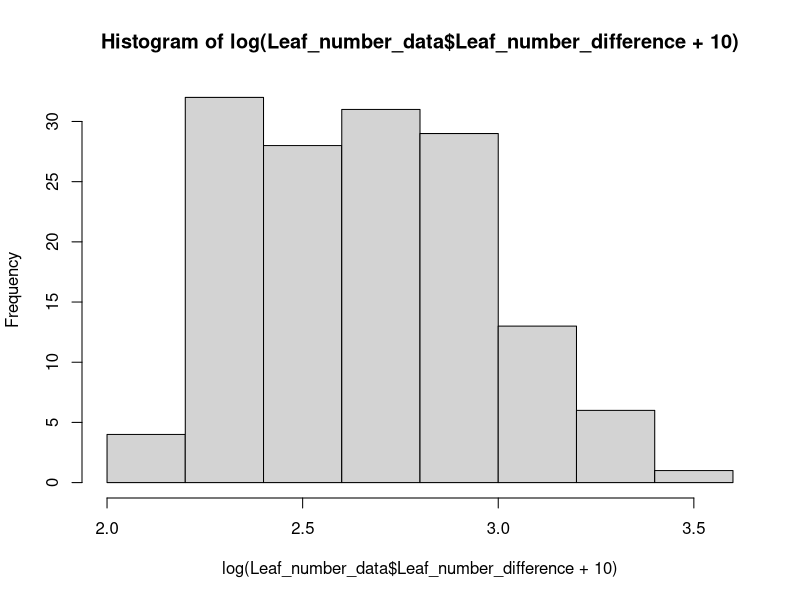

Write R code to recreate this figure. (Note: this script raises an error after producing the figure.)
#Figure of LEAF NUMBER DIFFERENCE
library("dplyr")
library("readr")
library("grid")
library("gridExtra")

##### Load data----
all_data <- read_csv("Datasheet_measurement_day_onesheet.csv")
all_data$Intensity_level <- factor(all_data$Intensity_level, levels = c("Control", "Mild", "Intense")) 

#Calculate leaf number difference
Leaf_number_data_1 <- all_data
Leaf_number_data <- all_data %>% dplyr::select(Pot, Day, Duration, Intensity_level, SWA_level, Leaf_number)
Leaf_number_data <- Leaf_number_data[!is.na(Leaf_number_data_1$Leaf_number), ] %>% #Add leaf number difference (e.g., LN on Day 3 - LN on Day 0)
  group_by(Pot)%>%
  mutate(Leaf_number_difference = c(NA, diff(Leaf_number, lag = 1)))
Leaf_number_data <- Leaf_number_data %>% filter(Day <11) %>% 
  dplyr::select(Duration, SWA_level, Intensity_level, Leaf_number_difference)
Leaf_number_data <- Leaf_number_data[!is.na(Leaf_number_data$Leaf_number_difference), ]

#Dataframes prepared for doing the plots
LN_data_treatment <- Leaf_number_data
names(LN_data_treatment)[names(LN_data_treatment) == "Leaf_number_difference"] <- "LND_treatment"
LN_data_recovery <- Leaf_number_data_1 %>% filter(Day >11) %>% dplyr::select(Pot, Leaf_number_difference)
names(LN_data_recovery)[names(LN_data_recovery) == "Leaf_number_difference"] <- "LND_recovery"
LN_data_recovery$LND_recovery_original= LN_data_recovery$LND_recovery + LN_data_treatment$LND_treatment
LN_data_combined <- left_join(LN_data_treatment,LN_data_recovery, by="Pot")
hist(log(Leaf_number_data$Leaf_number_difference+10))
LN_data_long <- data.frame(Pot=LN_data_combined$Pot,
                           Duration=LN_data_combined$Duration,
                           SWA_level=LN_data_combined$SWA_level,
                           Intensity_level=LN_data_combined$Intensity_level,
                           Leaf_number_difference=c(LN_data_combined$LND_treatment, LN_data_combined$LND_recovery),
                           Stage = rep(c("Treatment", "Recovery"), each = length(LN_data_combined$LND_treatment)))
LN_data_long2 <- data.frame(Pot=LN_data_combined$Pot,
                            Duration=LN_data_combined$Duration,
                            SWA_level=LN_data_combined$SWA_level,
                            Intensity_level=LN_data_combined$Intensity_level,
                            Leaf_number_difference=c(LN_data_combined$LND_treatment, LN_data_combined$LND_recovery, LN_data_combined$LND_recovery_original),
                            Stage = rep(c("Treatment", "Recovery", "Recovery_original"), each = length(LN_data_combined$LND_treatment)))

LN_data_short <-LN_data_long %>% pivot_wider(names_from = Stage, values_from = Leaf_number_difference)

##### Plot----
color_vec <- rev(palette.colors(n = 3, palette = "Set 1"))
names(color_vec) <- c("Control", "Mild", "Intense")

#Boxplot
LN_data_short$Duration <- as.factor(LN_data_short$Duration)
LN_boxplot <- ggplot(data = LN_data_short, 
                     aes(x = Duration, y = Recovery, color = Intensity_level)) +
  geom_boxplot()+
  geom_jitter(position = position_dodge(width = 0.75), alpha = 0.5)+
  scale_color_manual(values = color_vec)+   #color-blindness-friendly
  labs(color = "Heatwave intensity")+      # Change text of legend
  #caption = "Fig.3 The change of leaf number after treatment and recovery"
  scale_x_discrete(breaks = c(3,6,10))+
  scale_y_continuous(breaks=c(0,10,20,30), limits=c(-5,35))+
  theme_bw()+
  facet_grid(SWA_level~"Recovery")+
  theme(axis.text=element_text(size=12),
        axis.title = element_blank(),
        axis.text.y = element_blank(),
        legend.text = element_text(size=12),
        legend.title = element_text(size=12),
        strip.text = element_text(size = 12))

#Linear plot
LN_data_short2<- LN_data_short
class(LN_data_short2$Duration)
LN_data_short2$Duration <- as.numeric(as.character(LN_data_short2$Duration))

LN_linear <- ggplot(data = LN_data_short2, 
                    aes(x=Duration, y=Treatment, color=Intensity_level)) +
  geom_smooth(formula = y~x, method="lm", se=F)+
  geom_jitter(alpha = 0.5, width = 0.1)+
  scale_color_manual(values = color_vec)+    #color-blindness-friendly
  scale_x_continuous(breaks = c(0,3,6,10))+
  scale_y_continuous(breaks=c(0,10,20,30), limits=c(-5,35))+
  labs(y= "Leaf number difference")+
  theme_bw()+
  facet_grid(SWA_level~"Treatment")+
  theme(axis.text=element_text(size=12),
        axis.title.x=element_blank(),
        axis.title.y=element_text(size=14),
        legend.position = "none",
        strip.text.x = element_text(size = 12),
        strip.background.y = element_blank(),
        strip.text.y = element_blank())

#Two figures aboce combined in one
x_shared_label <- "Heatwave Duration (day)"
x_axis_grob <- textGrob(x_shared_label, gp = gpar(fontsize = 14), x = 0.5, hjust = 0.5)
#caption_LN <- textGrob("Fig.2 Leaf number differences during treatment and recovery periods", x=0.3, hjust=0.5, vjust = 0, gp = gpar(fontface = "italic"))
#combined_text <- arrangeGrob(x_axis_grob, caption_LN, ncol = 1, heights = unit.c(unit(1, "null"), unit(1, "null")))
ggsave("Leaf_number_difference.png", plot = arrangeGrob(LN_linear, LN_boxplot, ncol = 2, bottom = x_axis_grob), width = 9, height = 6) 
